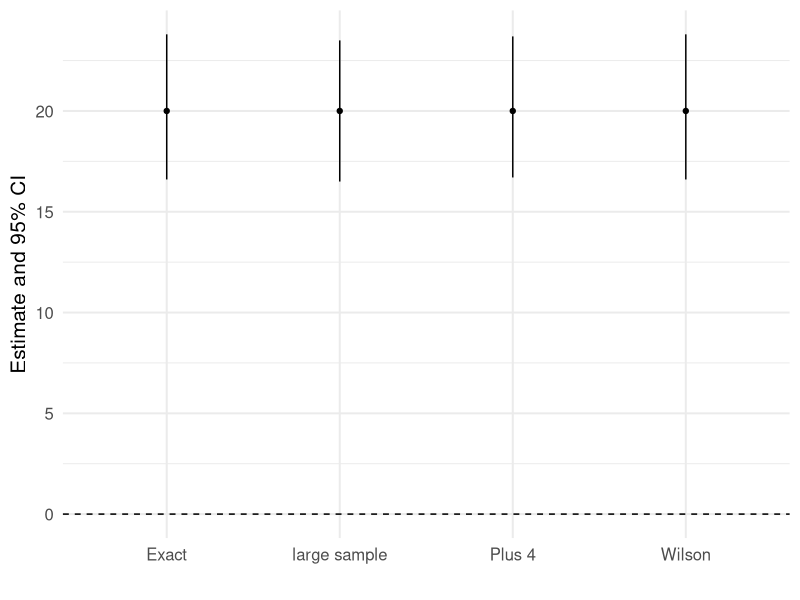
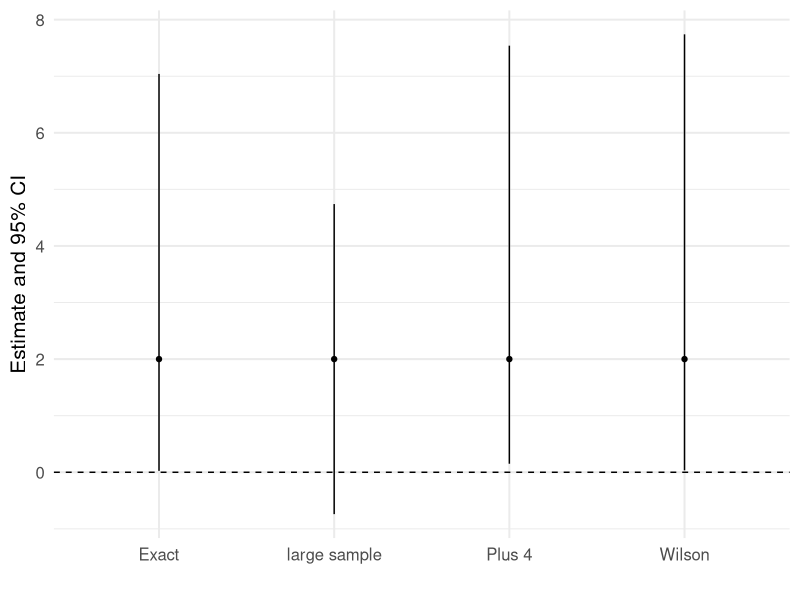
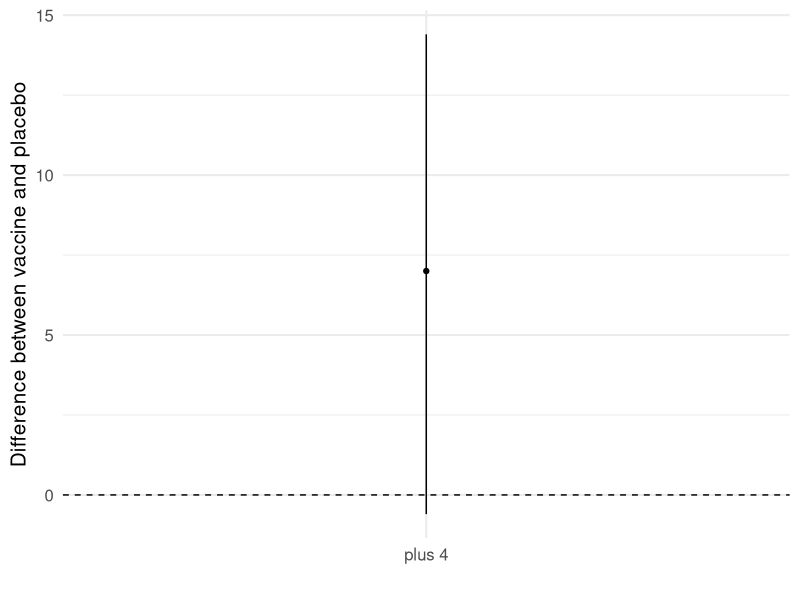

R code for these plots, in order:
## ---- chunk 1
library(knitr) # for include_graphics() 
library(dplyr)
library(forcats)
library(readr)
library(ggplot2)
library(broom) 
library(tidyr)
library(ggplot2)
library(tibble)
## ---- chunk 2
p.hat <- 100/500 # estimate proportion
se <- sqrt(p.hat*(1-p.hat)/500) # standard error
c(p.hat - 1.96*se, p.hat + 1.96*se) # CI
## ---- chunk 3
p.tilde <- (100 + 2)/(500 + 4)
se <- sqrt(p.tilde*(1-p.tilde)/504) # standard error
c(p.tilde - 1.96*se, p.tilde + 1.96*se) # CI
## ---- chunk 4
prop.test(x = 100, n = 500, conf.level = 0.95)
## ---- chunk 5
binom.test(x = 100, n = 500, conf.level = 0.95)
## ---- chunk 6
# students, dont worry about this code
library(ggplot2)
library(tibble)
elderly_CIs <- tibble(method = c("large sample", "Exact", "Wilson", "Plus 4"),
       lower = c(16.5, 16.6, 16.6, 16.7),
       upper = c(23.5, 23.8, 23.8, 23.7),
       estimate = rep(20,4))

ggplot(data = elderly_CIs, 
       aes(x = method, y = estimate)) +
  geom_point() +
  geom_segment(aes(xend = method, y = lower, yend = upper)) +
  geom_hline(aes(yintercept = 0), lty = 2) +
  labs(y = "Estimate and 95% CI", x = "") +
  theme_minimal(base_size = 15)
## ---- chunk 7
p.hat <- 2/100 # estimate proportion
se <- sqrt(p.hat*(1-p.hat)/100) # standard error
c(p.hat - 1.96*se, p.hat + 1.96*se) # CI
## ---- chunk 8
p.tilde <- (2 + 2)/(100 + 4)
se <- sqrt(p.tilde*(1-p.tilde)/104) # standard error
c(p.tilde - 1.96*se, p.tilde + 1.96*se) # CI
## ---- chunk 9
binom.test(x = 2, n = 100, p = 0.5, conf.level = 0.95)
## ---- chunk 10
prop.test(x = 2, n = 100, p = 0.5, conf.level = 0.95)
## ---- chunk 11
# students, dont worry about this code
library(ggplot2)
library(tibble)
elderly_CIs <- tibble(method = c("large sample", "Exact", "Wilson", "Plus 4"),
       lower = c(-0.74, 0.024, 0.034, 0.15),
       upper = c(4.74, 7.04, 7.74, 7.54),
       estimate = rep(2,4))

ggplot(data = elderly_CIs, 
       aes(x = method, y = estimate)) +
  geom_point() +
  geom_segment(aes(xend = method, y = lower, yend = upper)) +
  geom_hline(aes(yintercept = 0), lty = 2) +
  labs(y = "Estimate and 95% CI", x = "") +
  theme_minimal(base_size = 15)
## ---- chunk 12
pnorm(q = 3.06413, lower.tail = F)
## ---- chunk 13
# students, dont worry about this code
library(ggplot2)
ggplot(data = data.frame(lower = -0.6, upper = 14.4, estimate = 11-4, group = "plus 4"), 
       aes(x = group, y = estimate)) +
  geom_point() +
  geom_segment(aes(xend = group, y = lower, yend = upper)) +
  geom_hline(aes(yintercept = 0), lty = 2) +
  labs(y = "Difference between vaccine and placebo", x = "") +
  theme_minimal(base_size = 15)
## ---- chunk 14
pnorm(q = 3.112881, lower.tail = F)*2
## ---- chunk 15
prop.test(x = c(42, 73), # x is a vector of number of successes
          n = c(1518, 1473)) # n is a vector of sample sizes
